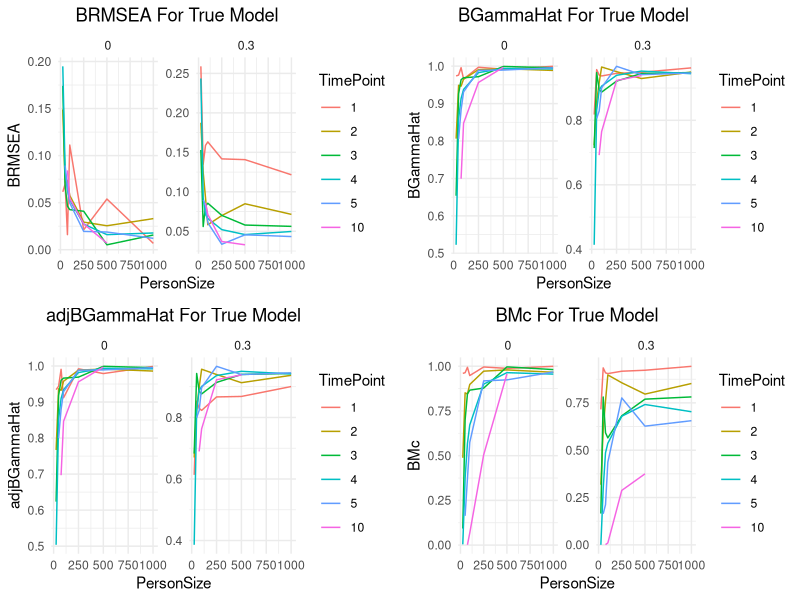
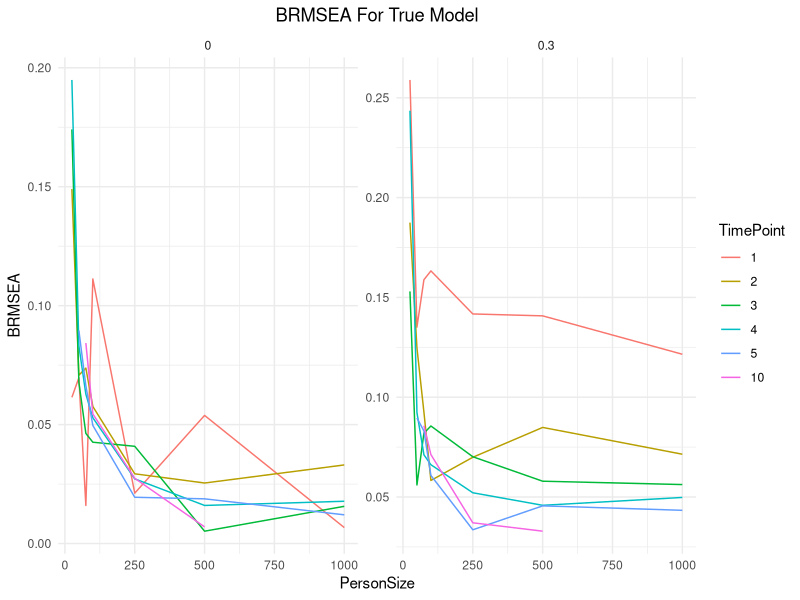
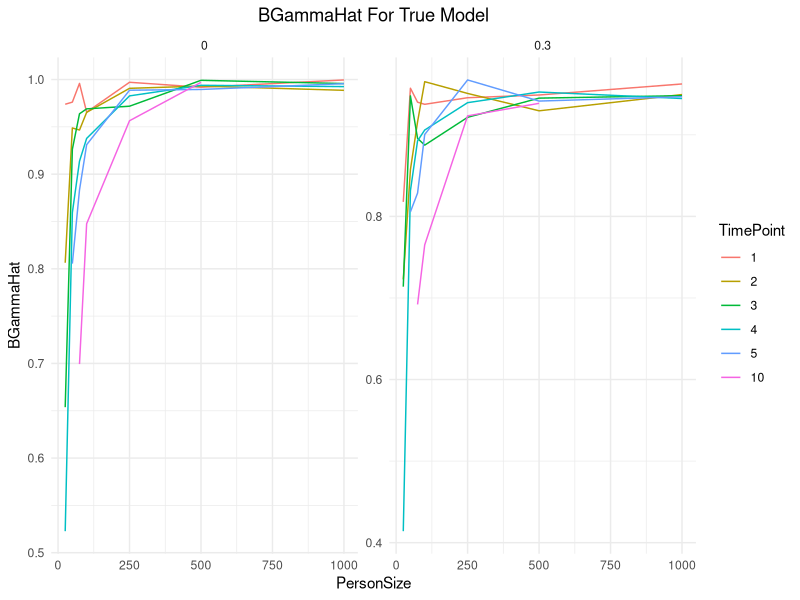
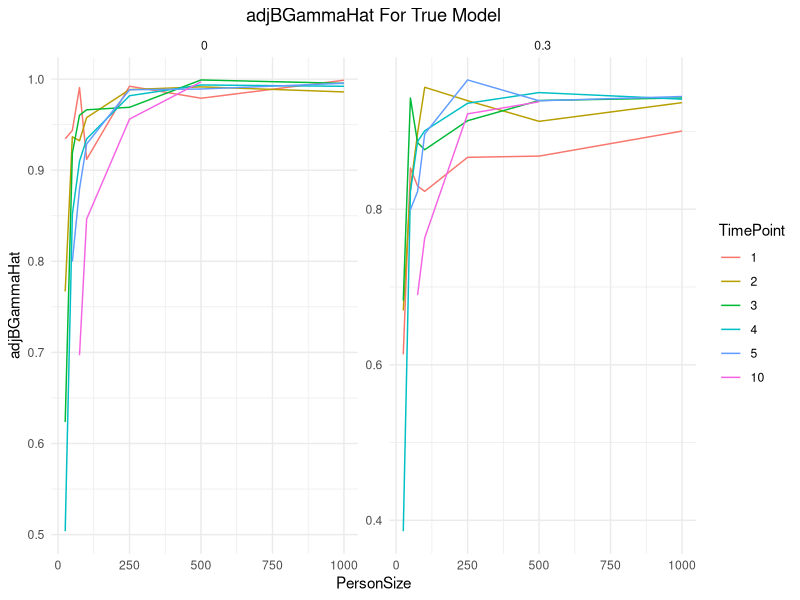
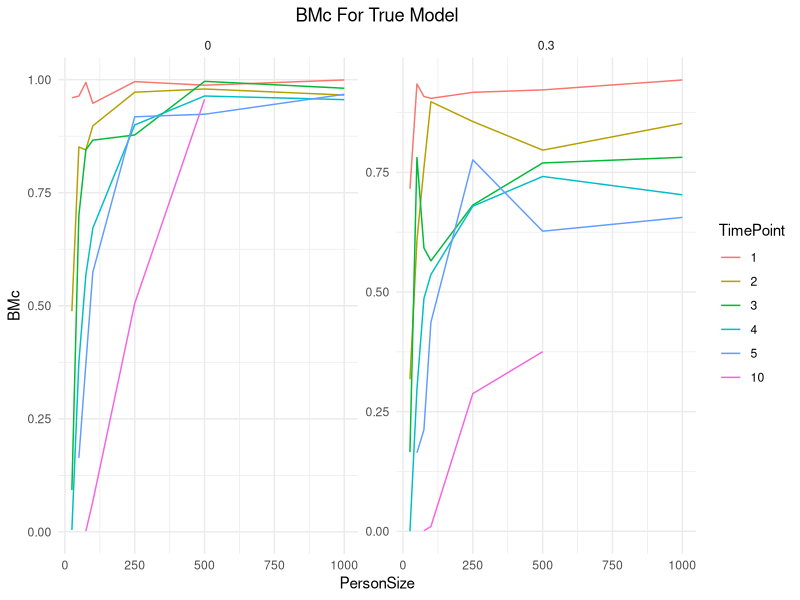
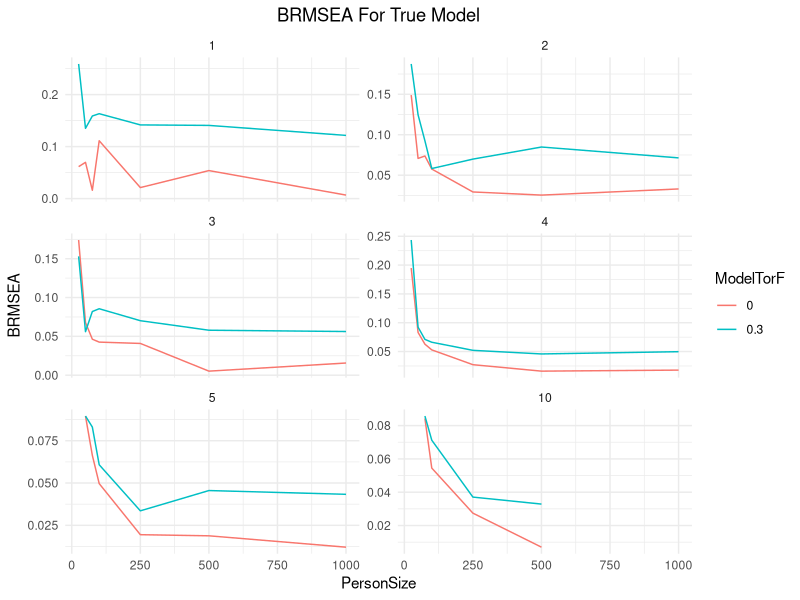
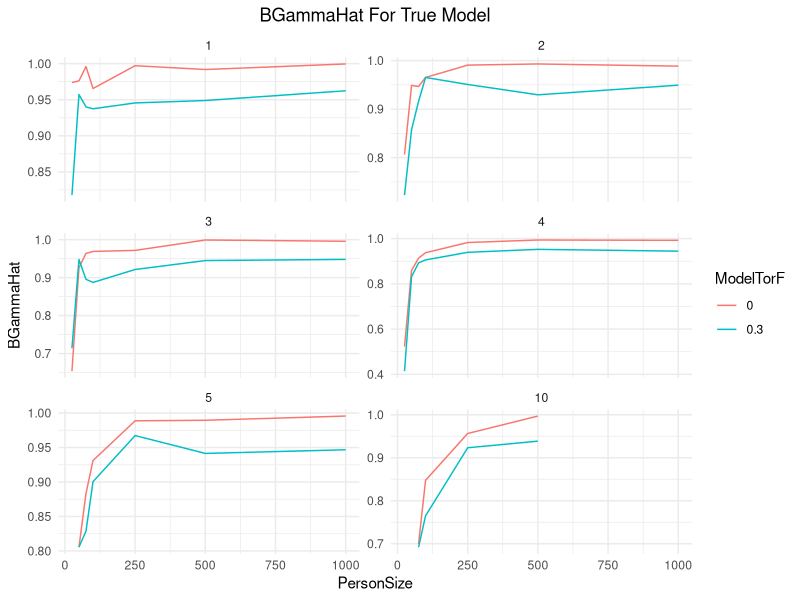
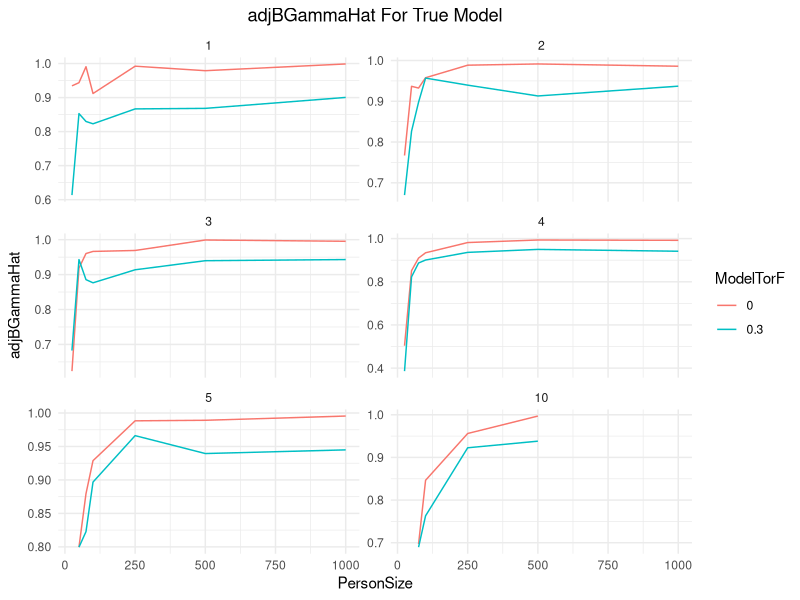

Write the R code that produced these figures, in order.
setwd("/Users/admin/Desktop/Research Project/CODE/TUUni/FINAL/old run")
getwd()

library(readr)
library(dplyr)
library(ggplot2)
data <- read_csv("final_combined.csv")





#final_column_num 4, 5, 6, 7 for BRMSEA BGammaHat adjBGammaHat      BMc
# final_column_name_str "BRMSEA"  "BGammaHat" "adjBGammaHat"      "BMc"

Create2graphs <- function(data_MAIN, final_column_num, final_column_name_str){

  BRMSEA_data <- data_MAIN[,c(1,2,3,final_column_num)]
  BRMSEA_TM <- BRMSEA_data %>% filter( ModelTorF == 0)
  BRMSEA_TM <- BRMSEA_TM[,c(1,2,4)]
  BRMSEA_FM <- BRMSEA_data  %>% filter(ModelTorF == 0.3)
  BRMSEA_FM <- BRMSEA_FM[,c(1,2,4)]
  

  my_plot1 <-ggplot(BRMSEA_TM, aes_string(x = "PersonSize", y= final_column_name_str, color = "as.factor(TimePoint)")) +
    geom_line() +
    labs(x = "PersonSize", y = final_column_name_str, color = "TimePoint", title = paste(final_column_name_str, "For True Model", sep = " ") ) +
    theme_minimal() +
    theme(plot.title = element_text(hjust = 0.5))

  my_plot2 <- ggplot(BRMSEA_FM, aes_string(x = "PersonSize", y = final_column_name_str, color = "as.factor(TimePoint)")) +
    geom_line() +
    labs(x = "PersonSize", y = final_column_name_str, color = "TimePoint", title = paste(final_column_name_str, "For False Model", sep = " ") ) +
    theme_minimal() +
    theme(plot.title = element_text(hjust = 0.5))
  
  ggsave(paste(final_column_name_str, "T.jpg", sep = "_"), plot = my_plot1, width = 8, height = 6, units = "in")
  ggsave(paste(final_column_name_str, "F.jpg", sep = "_"), plot = my_plot2, width = 8, height = 6, units = "in")
}


#final_column_num 4, 5, 6, 7 for BRMSEA BGammaHat adjBGammaHat      BMc
# final_column_name_str "BRMSEA"  "BGammaHat" "adjBGammaHat"      "BMc"

# Create2graphs(data, 4, "BRMSEA" )
# Create2graphs(data, 5, "BGammaHat" )
# Create2graphs(data, 6, "adjBGammaHat" )
# Create2graphs(data, 7, "BMc" )
 

Create3graphs <- function(data_MAIN, final_column_num, final_column_name_str){
  
  BRMSEA_data <- data_MAIN[,c(1,2,3,final_column_num)]
  mac <- c(1, 2, 3, 4, 5, 10)
  BRMSEA_TM <- BRMSEA_data# %>% filter( ModelTorF == 0)
  
  
  
  
  my_plot1 <-ggplot(BRMSEA_TM, aes_string(x = "PersonSize", y= final_column_name_str, color = "as.factor( TimePoint)")) +
    geom_line() +
    facet_wrap(~ ModelTorF, scales = "free_y", nrow = 3, ncol = 2) +
    labs(x = "PersonSize", y = final_column_name_str, color = "TimePoint", title = paste(final_column_name_str, "For True Model", sep = " ") ) +
    theme_minimal() +
    theme(plot.title = element_text(hjust = 0.5))
  
  
  ggsave(paste(final_column_name_str, "Time.jpg", sep = "_"), plot = my_plot1, width = 8, height = 6, units = "in")
}

Create3graphs(data, 4, "BRMSEA" )
Create3graphs(data, 5, "BGammaHat" )
Create3graphs(data, 6, "adjBGammaHat" )
Create3graphs(data, 7, "BMc" )



Create4graphs <- function(data_MAIN, final_column_num, final_column_name_str){
  
  BRMSEA_data <- data_MAIN[,c(1,2,3,final_column_num)]
  mac <- c(1, 2, 3, 4, 5, 10)
  BRMSEA_TM <- BRMSEA_data# %>% filter( ModelTorF == 0)
  
  
  

  my_plot1 <-ggplot(BRMSEA_TM, aes_string(x = "PersonSize", y= final_column_name_str, color = "as.factor( ModelTorF)")) +
    geom_line() +
    facet_wrap(~ TimePoint, scales = "free_y", nrow = 3, ncol = 2) +
    labs(x = "PersonSize", y = final_column_name_str, color = "ModelTorF", title = paste(final_column_name_str, "For True Model", sep = " ") ) +
    theme_minimal() +
    theme(plot.title = element_text(hjust = 0.5))
  

  ggsave(paste(final_column_name_str, "0_03.jpg", sep = "_"), plot = my_plot1, width = 8, height = 6, units = "in")
}

Create4graphs(data, 4, "BRMSEA" )
Create4graphs(data, 5, "BGammaHat" )
Create4graphs(data, 6, "adjBGammaHat" )
Create4graphs(data, 7, "BMc" )




Create5graphs <- function(data_MAIN, final_column_num, final_column_name_str){
  
  BRMSEA_data <- data_MAIN#[,c(1,2,3,final_column_num)]
  BRMSEA_TM <- BRMSEA_data# %>% filter( ModelTorF == 0)
  
  
  columns_to_plot <- c("BRMSEA", "BGammaHat", "adjBGammaHat", "BMc")
  
  # Create a list to store plots
  plots_list <- list()
  
  # Loop through each column and create a plot
  for (column in columns_to_plot) {  
  
    my_plot1 <-ggplot(BRMSEA_TM, aes_string(x = "PersonSize", y= column, color = "as.factor( TimePoint)")) +
      geom_line() +
      facet_wrap(~ ModelTorF, scales = "free_y", nrow = 3, ncol = 2) +
      labs(x = "PersonSize", y = column, color = "TimePoint", title = paste(column, "For True Model", sep = " ") ) +
      theme_minimal() +
      theme(plot.title = element_text(hjust = 0.5))
    
    plots_list[[column]] <- my_plot1
  }
  my_plot1 <- do.call(gridExtra::grid.arrange, plots_list)
  
  ggsave("ALL_ONE.jpg", plot = my_plot1, width = 8, height = 6, units = "in")
}

Create5graphs(data, 4, "BRMSEA" )

